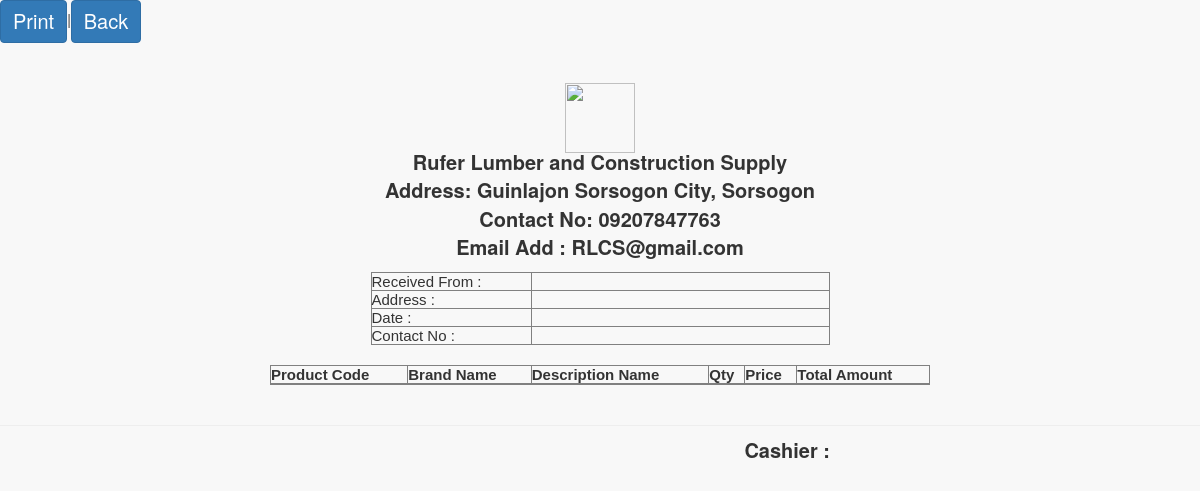
The app's page /pages/attendant/preview.php?invoice=RS-22000333, older data.
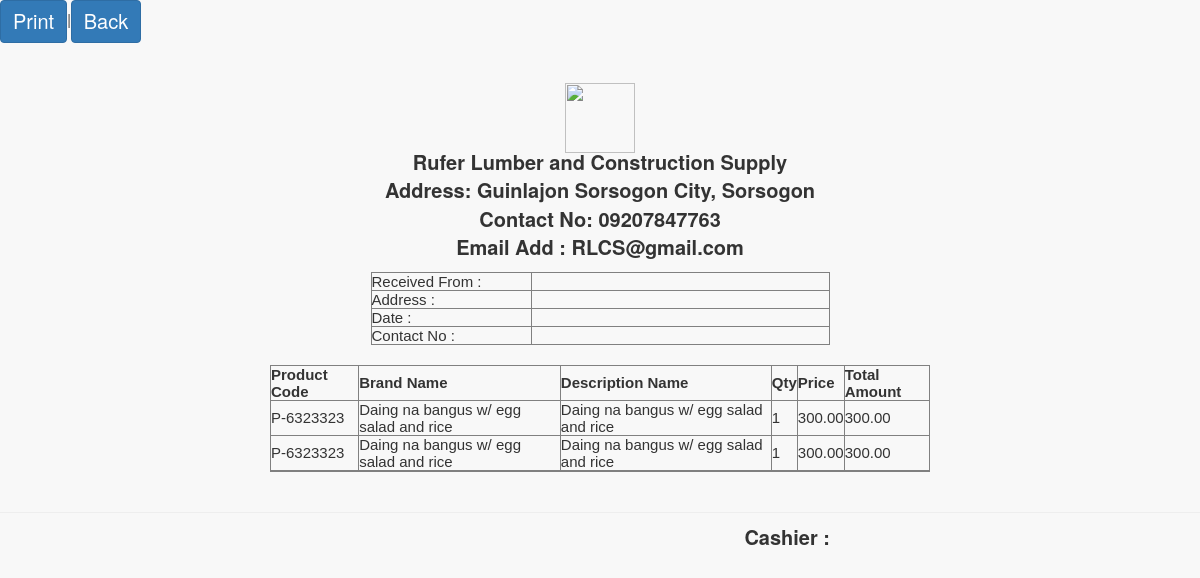
The same page, newer data.
### tables this page shows
CREATE TABLE `sales_order` (
  `transaction_id` int(11) NOT NULL,
  `invoice` varchar(100) NOT NULL,
  `product` varchar(100) NOT NULL,
  `qty` varchar(100) NOT NULL,
  `amount` varchar(100) NOT NULL,
  `name` varchar(100) NOT NULL,
  `price` varchar(100) NOT NULL,
  `discount` varchar(100) NOT NULL,
  `category` varchar(100) NOT NULL,
  `date` varchar(25) NOT NULL,
  `omonth` varchar(25) NOT NULL,
  `oyear` varchar(25) NOT NULL,
  `qtyleft` varchar(25) NOT NULL,
  `dname` varchar(50) NOT NULL,
  `vat` varchar(20) NOT NULL,
  `total_amount` varchar(30) NOT NULL,
  `table_number` varchar(25) NOT NULL,
  `order_status` varchar(100) NOT NULL
);

### pages/attendant/preview.php (the view, shortened to what this page needs)
<link href="vendor/bootstrap/css/bootstrap.min.css" rel="stylesheet">
<link href="vendor/metisMenu/metisMenu.min.css" rel="stylesheet">
<link href="dist/css/sb-admin-2.css" rel="stylesheet">
<link href="vendor/font-awesome/css/font-awesome.min.css" rel="stylesheet" type="text/css">
<a class = "btn btn-primary" href="javascript:Clickheretoprint()" style="font-size:20px";>Print</a>|<a class = "btn btn-primary" href="home.php" style="font-size:20px";>Back</a>
<?php
include('connect.php');
?>
<div class="content" id="content">
<center>
	<div style="margin: 0 auto; padding: 20px; width: 700px; font-weight: normal;">
	<img src="logo.png" style="width:70px;height:70px;align:center;margin-bottom:-25px">
		<div style="width: 100%;">
			<div style="width: 459px;">
			<br>
			<p style="font-size: 20px;"><b>	Rufer Lumber and Construction Supply <br />
					Address: Guinlajon Sorsogon City, Sorsogon<br />
					Contact No: 09207847763<br>
					Email Add : RLCS@gmail.com</b><br></p>
					<div>
						<table border="1" cellpadding="4" cellspacing="0" style="font-family: arial; font-size: 15px;text-align:left;width : 100%;">
							<tr>
								<td width="35%">Received From : </td>
								<td width="75%"><?php echo $cname ?></td>
							</tr>
							<tr>
								<td width="35%">Address : </td>
								<td width="35%"><?php echo $caddress ?></td>
							</tr>
							<tr>
								<td width="35%">Date : </td>
								<td width="75%"><?php echo $date?></td>
							</tr>
							<tr>
								<td width="25%">Contact No : </td>
								<td width="75%"><?php echo $contact_number ?></td>
							</tr>
						</table>
					</div>
				</div>
			</div><br>
			<div style="width: 100%">
				<table border="1" cellpadding="4" cellspacing="0" style="font-family: arial; font-size: 15px;text-align:left;" width="100%">
					<thead>
						<tr>
							<th> Product Code </th>
							<th> Brand Name </th>
							<th> Description Name </th>
							<th> Qty </th>
							<th> Price </th>
							<th> Total Amount </th>
						</tr>
					</thead>
					<tbody>
						<?php
						$id=$_GET['invoice'];
						$result = $db->prepare("SELECT * FROM sales_order WHERE invoice= :userid");
						$result->bindParam(':userid', $id);
						$result->execute();
						for($i=0; $row = $result->fetch(); $i++){
							?>
							<tr class="record">
								<td><?php echo $row['product']; ?></td>
								<td><?php echo $row['name']; ?></td>
								<td><?php echo $row['dname']; ?></td>
								<td><?php echo $row['qty']; ?></td>
								<td>
									<?php
									$ppp=$row['price'];
									echo formatMoney($ppp, true);
									?>
								</td>
								<td>
									<?php
									$dfdf=$row['total_amount'];
									echo formatMoney($dfdf, true);
									?>
								</td>
							</tr>
							<?php
						}
						?>
						<tr>
							<td colspan="5"></td>
							<td colspan="3"><strong style="font-size: 12px; color: #222222;">
								<?php
								function formatMoney($number, $fractional=false) {
									if ($fractional) {
										$number = sprintf('%.2f', $number);
									}
									while (true) {
										$replaced = preg_replace('/(-?\d+)(\d\d\d)/', '$1,$2', $number);
										if ($replaced != $number) {
											$number = $replaced;
										} else {
											break;
										}
									}
									return $number;
								}
								?>
							</strong></td>
						</tr>
					</tbody>
				</table>
				</center>
				<hr>
			</div>
			<div style="text-align: right;margin-right: 370px; margin-top: -10px; font-size: 20px;"><b>Cashier :</b> <?php echo $cashier ?></div>

Row changes from the older to the newer data that the page shows:
added sales_order: product "P-6323323", name "Daing na bangus w/ egg salad and rice", dname "Daing na bangus w/ egg salad and rice", qty "1", price "300.00", total_amount "300.00"
added sales_order: product "P-6323323", name "Daing na bangus w/ egg salad and rice", dname "Daing na bangus w/ egg salad and rice", qty "1", price "300.00", total_amount "300.00"
